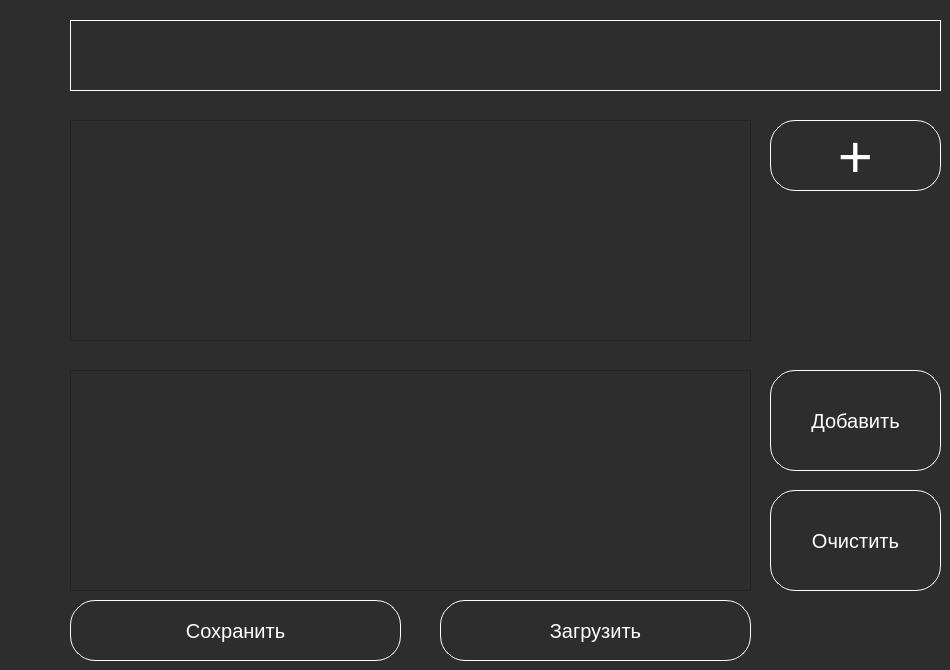
            <widget class="QWidget" name="page_4">
             <property name="styleSheet">
              <string notr="true">background-color: rgb(45, 45, 45);
color:#fff;</string>
             </property>
             <widget class="QTableView" name="table">
              <property name="geometry">
               <rect>
                <x>70</x>
                <y>120</y>
                <width>681</width>
                <height>221</height>
               </rect>
              </property>
              <property name="styleSheet">
               <string notr="true">font-size:15px;
height:20px;
color:#fff;

</string>
              </property>
             </widget>
             <widget class="QPushButton" name="pushButton_insert">
              <property name="geometry">
               <rect>
                <x>770</x>
                <y>120</y>
                <width>171</width>
                <height>71</height>
               </rect>
              </property>
              <property name="styleSheet">
               <string notr="true">QPushButton {
border:1px solid #fff;
border-radius:25px;
font-size:60px;
color:#fff;
}
QPushButton:hover {
	background-color: rgb(85, 170, 255);
}</string>
              </property>
              <property name="text">
               <string>+</string>
              </property>
             </widget>
             <widget class="QLabel" name="label">
              <property name="geometry">
               <rect>
                <x>790</x>
                <y>210</y>
                <width>131</width>
                <height>131</height>
               </rect>
              </property>
              <property name="text">
               <string/>
              </property>
              <property name="pixmap">
               <pixmap>img/frut.png</pixmap>
              </property>
             </widget>
             <widget class="QPushButton" name="pushButton_save">
              <property name="geometry">
               <rect>
                <x>70</x>
                <y>600</y>
                <width>331</width>
                <height>61</height>
               </rect>
              </property>
              <property name="styleSheet">
               <string notr="true">QPushButton {
border:1px solid #fff;
border-radius:25px;
font-size:20px;
color:#fff;
}
QPushButton:hover {
	background-color: rgb(85, 170, 255);
}
</string>
              </property>
              <property name="text">
               <string>Сохранить</string>
              </property>
             </widget>
             <widget class="QPushButton" name="pushButton_load">
              <property name="geometry">
               <rect>
                <x>440</x>
                <y>600</y>
                <width>311</width>
                <height>61</height>
               </rect>
              </property>
              <property name="styleSheet">
               <string notr="true">QPushButton {
border:1px solid #fff;
border-radius:25px;
font-size:20px;
color:#fff;;
}
QPushButton:hover {
	background-color: rgb(85, 170, 255);
}
</string>
              </property>
              <property name="text">
               <string>Загрузить</string>
              </property>
             </widget>
             <widget class="QTableView" name="table2">
              <property name="geometry">
               <rect>
                <x>70</x>
                <y>370</y>
                <width>681</width>
                <height>221</height>
               </rect>
              </property>
              <property name="styleSheet">
               <string notr="true">font-size:15px;height:20px;
</string>
              </property>
             </widget>
             <widget class="QLineEdit" name="search_field">
              <property name="geometry">
               <rect>
                <x>70</x>
                <y>20</y>
                <width>871</width>
                <height>71</height>
               </rect>
              </property>
              <property name="styleSheet">
               <string notr="true">font-size:35px;
height: 60px;
border:1px solid #fff;</string>
              </property>
              <property name="text">
               <string/>
              </property>
             </widget>
             <widget class="QPushButton" name="pushButton_clear">
              <property name="geometry">
               <rect>
                <x>770</x>
                <y>490</y>
                <width>171</width>
                <height>101</height>
               </rect>
              </property>
              <property name="styleSheet">
               <string notr="true">QPushButton {
border:1px solid #fff;
border-radius:25px;
font-size:20px;
color:#fff;
}
QPushButton:hover {
	background-color: rgb(85, 170, 255);
}</string>
              </property>
              <property name="text">
               <string>Очистить</string>
              </property>
             </widget>
             <widget class="QPushButton" name="pushButton_add">
              <property name="geometry">
               <rect>
                <x>770</x>
                <y>370</y>
                <width>171</width>
                <height>101</height>
               </rect>
              </property>
              <property name="styleSheet">
               <string notr="true">QPushButton {
border:1px solid #fff;
border-radius:25px;
font-size:20px;
color:#fff;
}
QPushButton:hover {
	background-color: rgb(85, 170, 255);
}</string>
              </property>
              <property name="text">
               <string>Добавить</string>
              </property>
             </widget>
            </widget>
